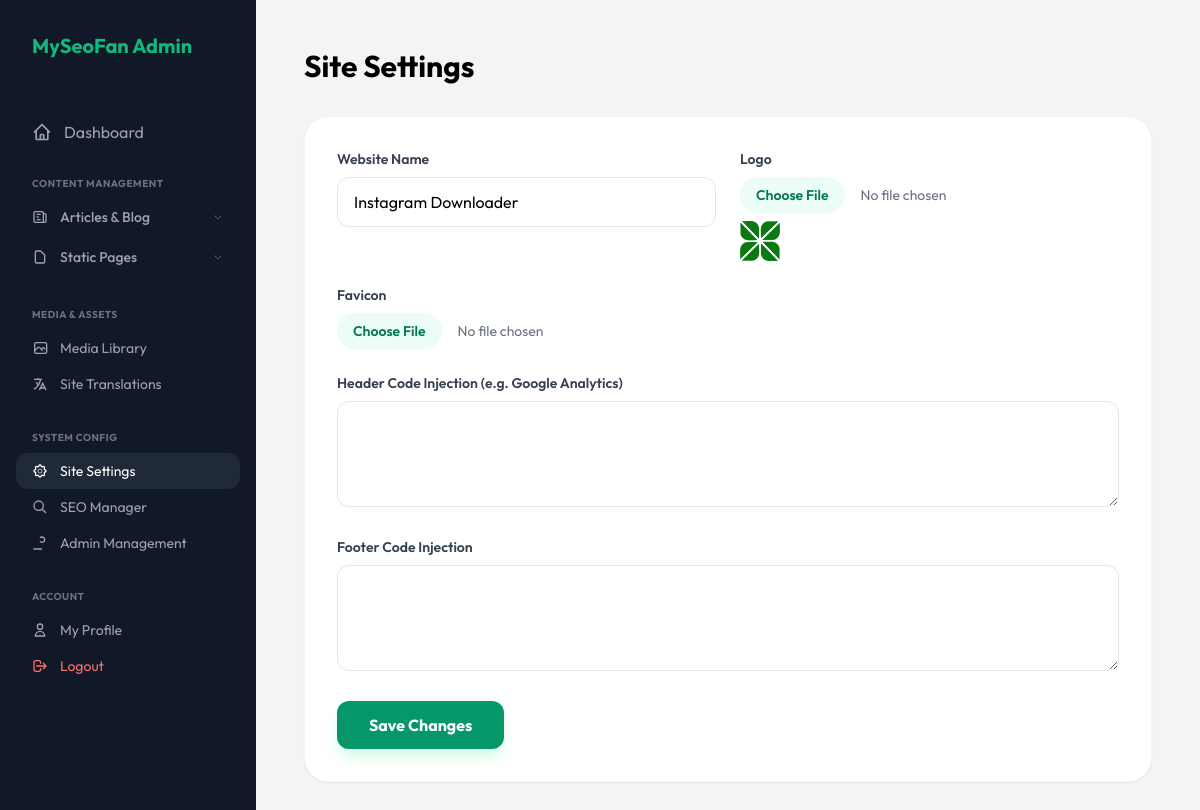
Page /admin/settings.php (signed in) on the committed database.
### tables this page shows
CREATE TABLE site_settings (id INTEGER PRIMARY KEY AUTOINCREMENT, site_name TEXT, logo_path TEXT, favicon_path TEXT, header_code TEXT, footer_code TEXT);

### includes/db.php (called while the page is built, shortened)
<?php
function getSiteSettings($pdo)
{
    try {
        return $pdo->query("SELECT * FROM site_settings LIMIT 1")->fetch();
    } catch (\Exception $e) {
        return [];
    }
}

### admin/settings.php (the view, shortened to what this page needs)
<?php
require_once '../includes/db.php';
$settings = getSiteSettings($pdo);
?>
<!DOCTYPE html>
<html lang="en">
<head>
    <script src="https://cdn.tailwindcss.com"></script>
</head>
<body class="flex">
    <?php include 'includes/sidebar.php'; ?>
    <main class="flex-1 p-12 overflow-y-auto">
        <h1 class="text-3xl font-bold mb-8">Site Settings</h1>
        <div class="bg-white p-8 rounded-3xl shadow-sm border border-gray-100 max-w-4xl">
            <form action="" method="POST" enctype="multipart/form-data" class="space-y-6">
                <div class="grid md:grid-cols-2 gap-6">
                    <div>
                        <label class="block text-sm font-semibold text-gray-700 mb-2">Website Name</label>
                        <input type="text" name="site_name"
                            value="<?php echo htmlspecialchars($settings['site_name'] ?? ''); ?>"
                            class="w-full px-4 py-3 rounded-xl border border-gray-200 outline-none focus:border-emerald-500">
                    </div>
                    <div>
                        <label class="block text-sm font-semibold text-gray-700 mb-2">Logo</label>
                        <input type="file" name="logo"
                            class="w-full text-sm text-gray-500 file:mr-4 file:py-2 file:px-4 file:rounded-full file:border-0 file:text-sm file:font-semibold file:bg-emerald-50 file:text-emerald-700 hover:file:bg-emerald-100">
                        <?php if (!empty($settings['logo_path'])): ?>
                            <img src="../<?php echo $settings['logo_path']; ?>" class="mt-2 h-10">
                        <?php endif; ?>
                    </div>
                </div>
                <div class="grid md:grid-cols-2 gap-6">
                    <div>
                        <label class="block text-sm font-semibold text-gray-700 mb-2">Favicon</label>
                        <input type="file" name="favicon"
                            class="w-full text-sm text-gray-500 file:mr-4 file:py-2 file:px-4 file:rounded-full file:border-0 file:text-sm file:font-semibold file:bg-emerald-50 file:text-emerald-700 hover:file:bg-emerald-100">
                    </div>
                </div>
                <div>
                    <label class="block text-sm font-semibold text-gray-700 mb-2">Header Code Injection (e.g. Google
                        Analytics)</label>
                    <textarea name="header_code" rows="4"
                        class="w-full px-4 py-3 rounded-xl border border-gray-200 outline-none focus:border-emerald-500 font-mono text-sm"><?php echo htmlspecialchars($settings['header_code'] ?? ''); ?></textarea>
                </div>
                <div>
                    <label class="block text-sm font-semibold text-gray-700 mb-2">Footer Code Injection</label>
                    <textarea name="footer_code" rows="4"
                        class="w-full px-4 py-3 rounded-xl border border-gray-200 outline-none focus:border-emerald-500 font-mono text-sm"><?php echo htmlspecialchars($settings['footer_code'] ?? ''); ?></textarea>
                </div>
                <button type="submit"
                    class="bg-emerald-600 text-white px-8 py-3 rounded-xl font-bold hover:bg-emerald-700 transition-all shadow-lg shadow-emerald-100">
                    Save Changes
                </button>
            </form>
        </div>
    </main>
</body>
</html>

### admin/settings.php (style rules this page uses)
body { font-family: 'Outfit', sans-serif; background: #f3f4f6; }

### rows in the picture
site_settings: site_name "Instagram Downloader", logo_path (picture)
